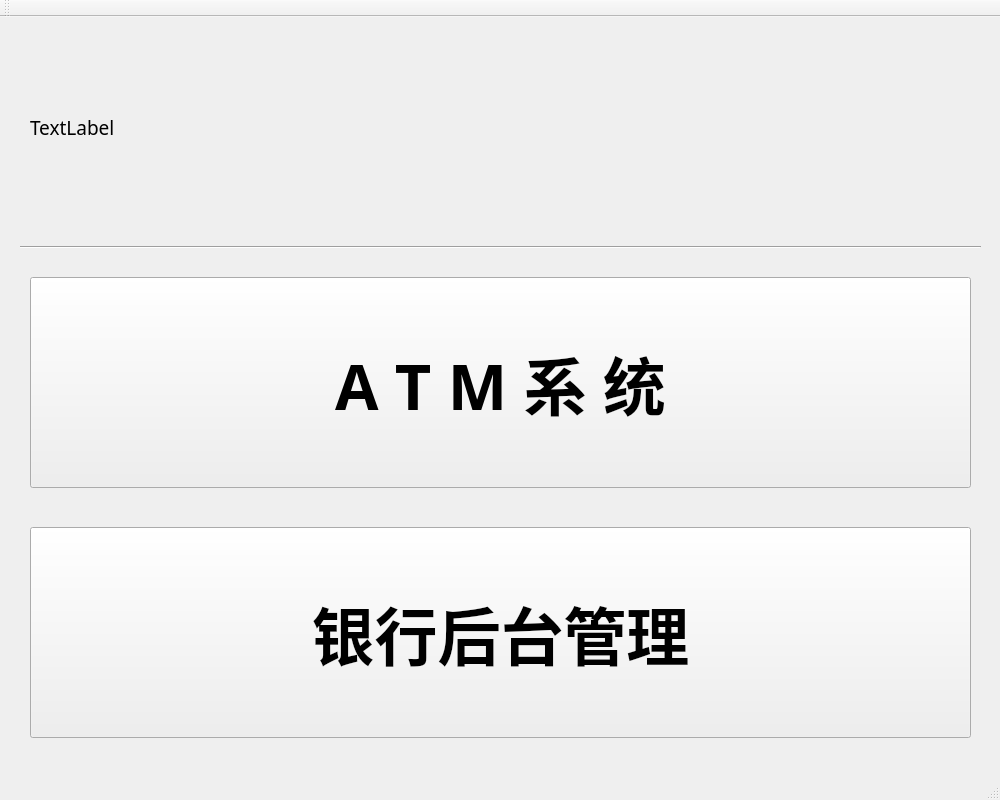
<?xml version="1.0" encoding="UTF-8"?>
<ui version="4.0">
 <class>MainWindow</class>
 <widget class="QMainWindow" name="MainWindow">
  <property name="geometry">
   <rect>
    <x>0</x>
    <y>0</y>
    <width>1000</width>
    <height>800</height>
   </rect>
  </property>
  <property name="windowTitle">
   <string>MainWindow</string>
  </property>
  <widget class="QWidget" name="centralWidget">
   <widget class="QLabel" name="DisplayLabel">
    <property name="geometry">
     <rect>
      <x>30</x>
      <y>10</y>
      <width>941</width>
      <height>201</height>
     </rect>
    </property>
    <property name="font">
     <font>
      <family>Adobe 黑体 Std R</family>
      <pointsize>14</pointsize>
     </font>
    </property>
    <property name="text">
     <string>TextLabel</string>
    </property>
   </widget>
   <widget class="QPushButton" name="ATM_Button">
    <property name="geometry">
     <rect>
      <x>30</x>
      <y>260</y>
      <width>941</width>
      <height>211</height>
     </rect>
    </property>
    <property name="font">
     <font>
      <family>Adobe 黑体 Std R</family>
      <pointsize>47</pointsize>
      <weight>75</weight>
      <bold>true</bold>
      <stylestrategy>PreferAntialias</stylestrategy>
     </font>
    </property>
    <property name="toolTip">
     <string>&lt;html&gt;&lt;head/&gt;&lt;body&gt;&lt;p&gt;进入银行ATM&lt;/p&gt;&lt;/body&gt;&lt;/html&gt;</string>
    </property>
    <property name="text">
     <string>A T M 系 统</string>
    </property>
   </widget>
   <widget class="Line" name="line">
    <property name="geometry">
     <rect>
      <x>20</x>
      <y>220</y>
      <width>961</width>
      <height>20</height>
     </rect>
    </property>
    <property name="orientation">
     <enum>Qt::Horizontal</enum>
    </property>
   </widget>
   <widget class="QPushButton" name="BANK_Button">
    <property name="geometry">
     <rect>
      <x>30</x>
      <y>510</y>
      <width>941</width>
      <height>211</height>
     </rect>
    </property>
    <property name="font">
     <font>
      <family>Adobe 黑体 Std R</family>
      <pointsize>47</pointsize>
      <weight>75</weight>
      <bold>true</bold>
      <stylestrategy>PreferAntialias</stylestrategy>
     </font>
    </property>
    <property name="toolTip">
     <string>&lt;html&gt;&lt;head/&gt;&lt;body&gt;&lt;p&gt;进入银行后台&lt;/p&gt;&lt;/body&gt;&lt;/html&gt;</string>
    </property>
    <property name="text">
     <string>银行后台管理</string>
    </property>
   </widget>
  </widget>
  <widget class="QMenuBar" name="menuBar">
   <property name="geometry">
    <rect>
     <x>0</x>
     <y>0</y>
     <width>1000</width>
     <height>26</height>
    </rect>
   </property>
  </widget>
  <widget class="QToolBar" name="mainToolBar">
   <attribute name="toolBarArea">
    <enum>TopToolBarArea</enum>
   </attribute>
   <attribute name="toolBarBreak">
    <bool>false</bool>
   </attribute>
  </widget>
  <widget class="QStatusBar" name="statusBar"/>
 </widget>
 <layoutdefault spacing="6" margin="11"/>
 <resources/>
 <connections/>
</ui>
